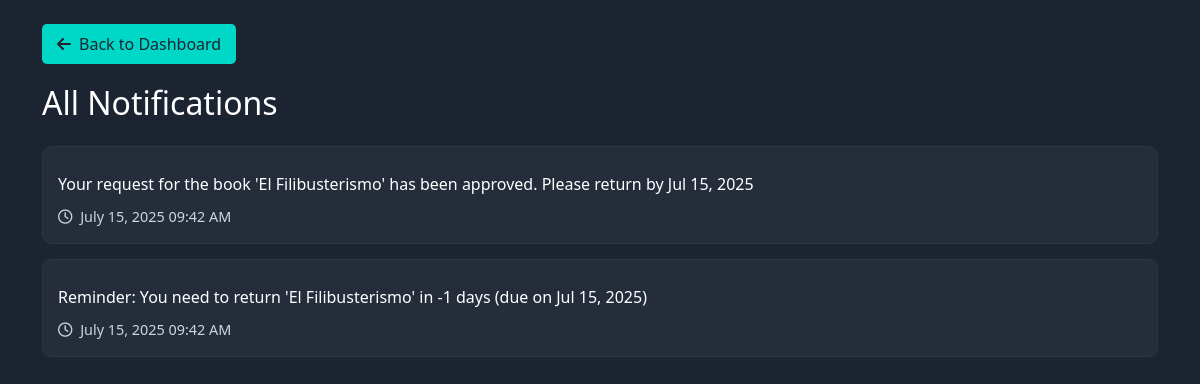
The page /library/student/viewnotification.php (signed in) on the database its author committed.
### tables this page shows
CREATE TABLE `notifications` (
  `id` int(11) NOT NULL,
  `student_id` int(11) NOT NULL,
  `book_id` int(11) NOT NULL,
  `message` text NOT NULL,
  `return_date` date NOT NULL,
  `is_read` tinyint(1) DEFAULT 0,
  `created_at` timestamp NULL DEFAULT current_timestamp(),
  `exam_id` int(11) DEFAULT NULL
);

### library/student/viewnotification.php (the view, shortened to what this page needs)
<?php
require_once '../utils/notification_handler.php';
$student_id = $_SESSION['student_id'];
$stmt = $pdo->prepare("SELECT id FROM students WHERE student_id = ?");
$stmt->execute([$student_id]);
$student = $stmt->fetch();
$internal_student_id = $student['id'];
$stmt = $pdo->prepare("
    SELECT * FROM notifications
    WHERE student_id = ?
    ORDER BY created_at DESC
");
$stmt->execute([$internal_student_id]);
$notifications = $stmt->fetchAll();
?>
<!DOCTYPE html>
<html lang="en">
<head>
    <link href="https://cdn.jsdelivr.net/npm/bootstrap@5.3.3/dist/css/bootstrap.min.css" rel="stylesheet">
    <link href="https://cdnjs.cloudflare.com/ajax/libs/font-awesome/6.0.0/css/all.min.css" rel="stylesheet">
</head>
<body>
    <div class="container py-4">
        <a href="dashboard.php" class="back-button">
            <i class="fas fa-arrow-left me-2"></i>Back to Dashboard
        </a>
        <h2 class="mb-4">All Notifications</h2>
        <?php if (count($notifications) > 0): ?>
            <?php foreach ($notifications as $notification): ?>
                <div class="notification-card <?php echo $notification['is_read'] ? '' : 'unread'; ?>">
                    <div class="notification-content">
                        <?php echo htmlspecialchars($notification['message']); ?>
                    </div>
                    <div class="notification-time">
                        <i class="far fa-clock me-1"></i>
                        <?php echo date('F d, Y h:i A', strtotime($notification['created_at'])); ?>
                    </div>
                </div>
            <?php endforeach; ?>
        <?php endif; ?>
    </div>
</body>
</html>

### library/student/viewnotification.php (style rules this page uses)
:root { --primary-bg: #1c2331; --secondary-bg: #252d3b; --accent-color: #00d8c7; --text-color: #ffffff; --muted-text: #cbd5e0; --border-color: #2d3748; }
body { background-color: var(--primary-bg); color: var(--text-color); min-height: 100vh; }
.notification-card { background-color: var(--secondary-bg); border-radius: 10px; padding: 15px; margin-bottom: 15px; border: 1px solid var(--border-color); transition: transform 0.2s; }
.notification-time { color: var(--muted-text); font-size: 0.9em; }
.back-button { background-color: var(--accent-color); color: var(--primary-bg); border: none; padding: 8px 15px; border-radius: 5px; transition: all 0.3s; text-decoration: none; display: inline-block; margin-bottom: 20px; }
.notification-content { margin: 10px 0; }

### rows shown on the page
notifications: message "Your request for the book 'El Filibusterismo' has been approved. Please return by Jul 15, 2025", created_at "July 15, 2025 09:42 AM"
notifications: message "Reminder: You need to return 'El Filibusterismo' in -1 days (due on Jul 15, 2025)", created_at "July 15, 2025 09:42 AM"
